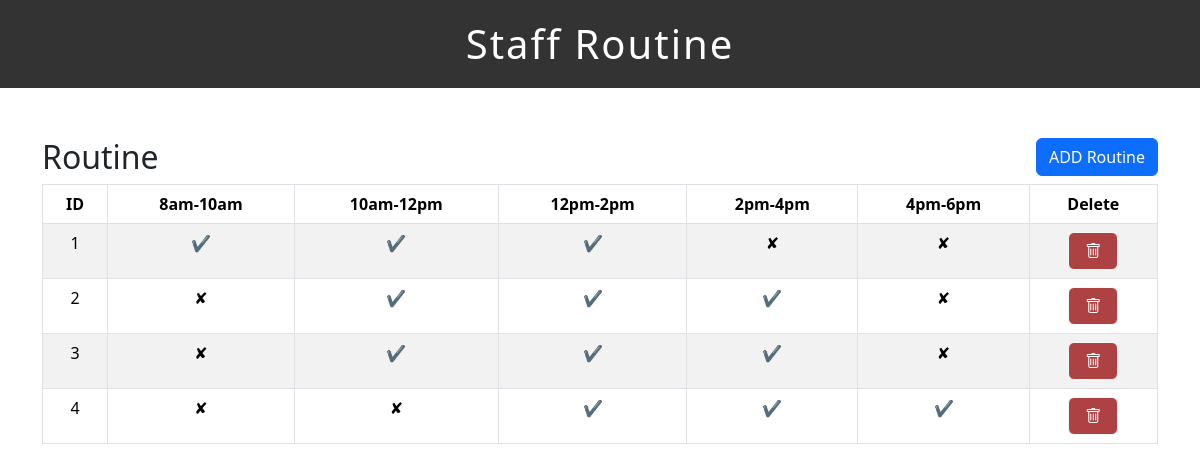
Screenshot of /crudapp/mihir/staffRoutine/index.php with the database file from the repository.
### tables this page shows
CREATE TABLE `staffRoutine` (
  `Sta_ID` INT(11) NOT NULL DEFAULT FALSE,
  `TS_8_10` BOOLEAN NOT NULL DEFAULT FALSE,
  `TS_10_12` BOOLEAN NOT NULL DEFAULT FALSE,
  `TS_12_2` BOOLEAN NOT NULL DEFAULT FALSE,
  `TS_2_4` BOOLEAN NOT NULL DEFAULT FALSE,
  `TS_4_6` BOOLEAN NOT NULL DEFAULT FALSE,
  PRIMARY KEY (Sta_ID),
  FOREIGN KEY (Sta_ID) REFERENCES staffs(staff_id) ON DELETE CASCADE
);

### crudapp/mihir/staffRoutine/index.php (the view, shortened to what this page needs)
<div class="scroll-bg">
    <div>
        <div class="scroll-object">
            <?php include("header.php");?>
            <?php include("dbcon.php");?>
                <div class="box-1">
                <h2>Routine</h2>
                <button type="button" class="btn btn-primary" data-bs-toggle="modal" data-bs-target="#exampleModal">
                    ADD Routine
                </button>
                </div>
                <table class="table table-hover table-bordered table-striped" style="text-align: center;">
                    <thead>
                        <tr>
                            <th>ID</th>
                            <th>8am-10am</th>
                            <th>10am-12pm</th>
                            <th>12pm-2pm</th>
                            <th>2pm-4pm</th>
                            <th>4pm-6pm</th>
                            <th>Delete</th>
                        </tr>
                    </thead>
                    <tbody>
                        <?php
                        $query = "SELECT * FROM `staffRoutine`";
                        $result = mysqli_query($connection, $query);
                        if(!$result){
                            die("query failed".mysqli_error($connection));
                        }
                        else{
                            while($row = mysqli_fetch_assoc($result)){
                            ?>
                            <tr>
                                <td><?php echo htmlspecialchars($row['Sta_ID']); ?></td>
                                <td><?php echo $row['TS_8_10'] ? '✔' : '✘'; ?></td>
                                <td><?php echo $row['TS_10_12'] ? '✔' : '✘'; ?></td>
                                <td><?php echo $row['TS_12_2'] ? '✔' : '✘'; ?></td>
                                <td><?php echo $row['TS_2_4'] ? '✔' : '✘'; ?></td>
                                <td><?php echo $row['TS_4_6'] ? '✔' : '✘'; ?></td>
                                <td><a href="delete_page.php?id=<?php echo $row['Sta_ID']; ?>" class="mybtn2 btn btn-light btn-small"><i class="bi bi-trash" style="padding: 4px;"></i></a></td>
                            </tr>
                            <?php
                            }
                        }
                        ?>
                    </tbody>
                </table>
            <?php include("footer.php"); ?>
        </div>
    </div>
</div>

### crudapp/mihir/staffRoutine/style.css (style rules this page uses)
.box-1 h2 { float: left; }
.box-1 button { float: right; }
.mybtn2 { color: white; background-color: #ae4141; }

### rows the page displays
staffroutine: Sta_ID "1"
staffroutine: Sta_ID "2"
staffroutine: Sta_ID "3"
staffroutine: Sta_ID "4"
